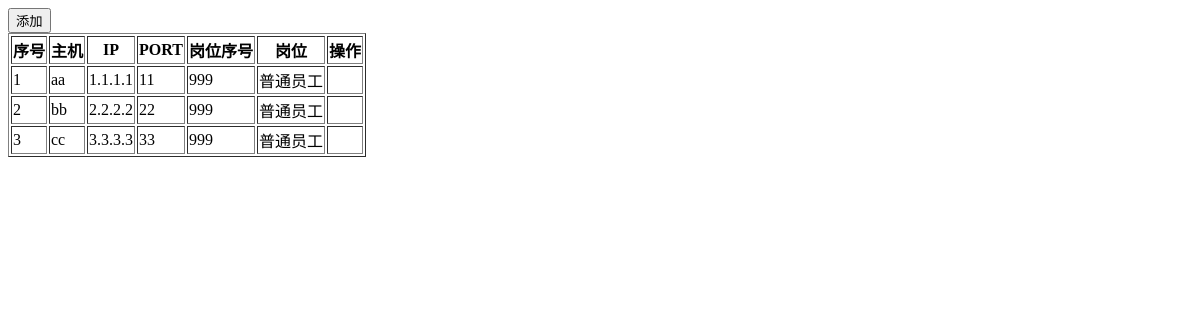
/novel/host, run on an earlier commit of the app's database.
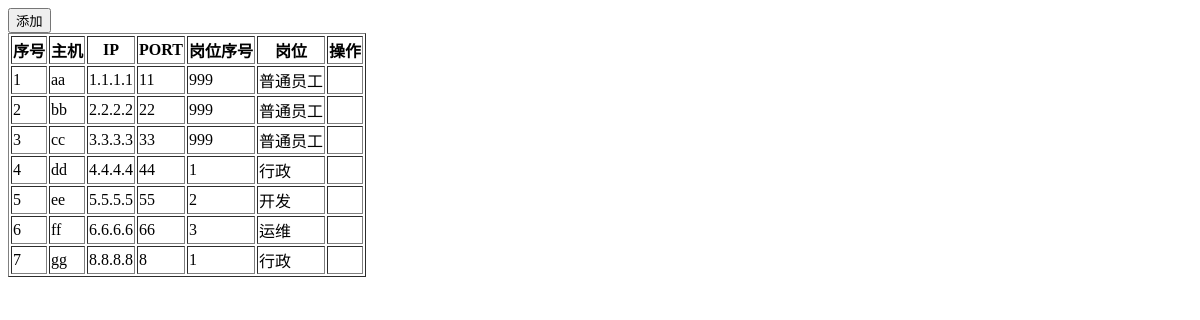
And on a later commit of the database.
### novel/models.py (models this page shows)
class Host(models.Model):
    nid = models.AutoField(primary_key=True)
    hostname = models.CharField(max_length=32,db_index=True)
    ip = models.GenericIPAddressField(db_index=True)
    port = models.IntegerField()
    bi = models.ForeignKey('Bussiness',models.DO_NOTHING,default='999')

class Bussiness(models.Model):
    id =models.IntegerField(primary_key=True)
    caption = models.CharField(max_length=32)
    code = models.CharField(max_length=32,null=True,default='null')

### novel/views.py (the view, shortened to what this page needs)
def host(request):
    if request.method =="GET":
        v1 = models.Host.objects.filter(nid__gt=0)
        for row in v1:
            print(row.nid,row.hostname,row.ip,row.port,row.bi_id,row.bi.caption)
        v2 = models.ChapterCopy.objects.using('dbnovel').filter(novelid__lt=2)
        v3 = models.Bussiness.objects.all()
        return render(request,'novel/host.html',{"v1":v1,"v2":v2,"v3":v3})

### templates/novel/host.html (shortened to what this page needs)
<!DOCTYPE html>
{% load static %}
<html lang="en">
<head>
    <link rel="stylesheet" type="text/css" href="{% static 'css/commons.css' %}">
</head>
<body>
<div>
    <input id="add_host" type="button" value="添加" />
</div>
<table border="1">
    <thead>
        <tr>
           <th>序号</th>
           <th>主机</th>
           <th>IP</th>
           <th>PORT</th>
           <th>岗位序号</th>
           <th>岗位</th>
           <th>操作</th>
        </tr>
    </thead>
    <tbody >
    {% for item in v1 %}
        <tr nid="{{ item.nid }}" biid="{{ item.bi_id }}">
            <td>{{  forloop.counter }}</td>
            <td>{{ item.hostname }}</td>
            <td>{{ item.ip }}</td>
            <td>{{ item.port }}</td>
            <td>{{ item.bi_id }}</td>
            <td>{{ item.bi.caption }}</td>
            <td>
            </td>
    {% endfor %}
        </tr>
    </tbody>
</table>
</body>
</html>

What changed in the data, as far as the page shows it:
added Host: hostname "dd", ip "4.4.4.4", port "44", bi_id "1", bi.caption "行政"
added Host: hostname "ee", ip "5.5.5.5", port "55", bi_id "2", bi.caption "开发"
added Host: hostname "ff", ip "6.6.6.6", port "66", bi_id "3", bi.caption "运维"
added Host: hostname "gg", ip "8.8.8.8", port "8", bi_id "1", bi.caption "行政"
